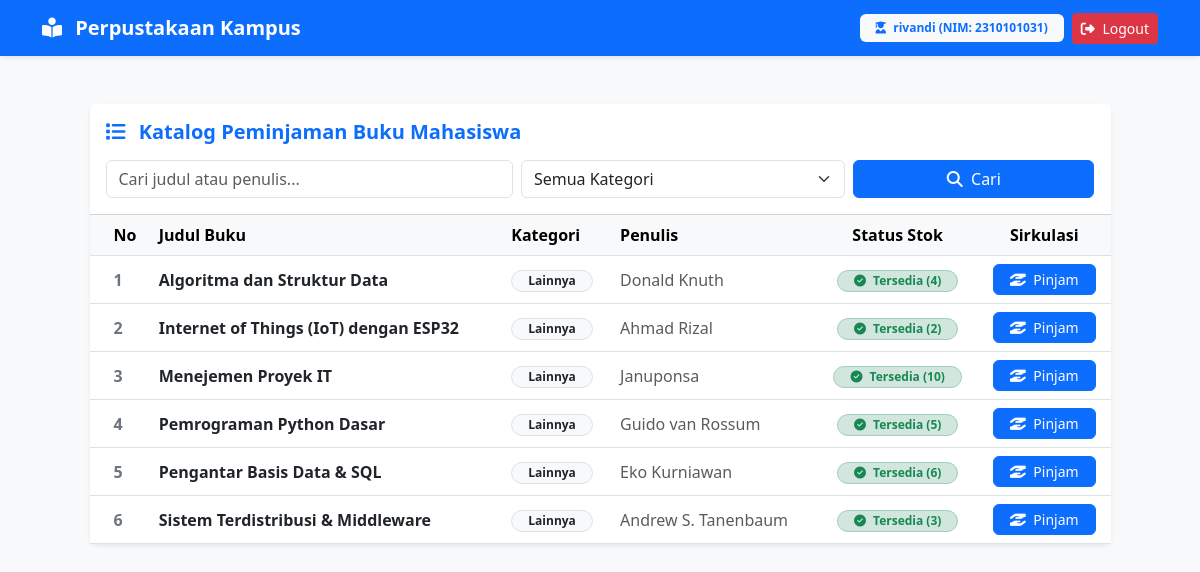
Page / (signed in) on the earlier database version.
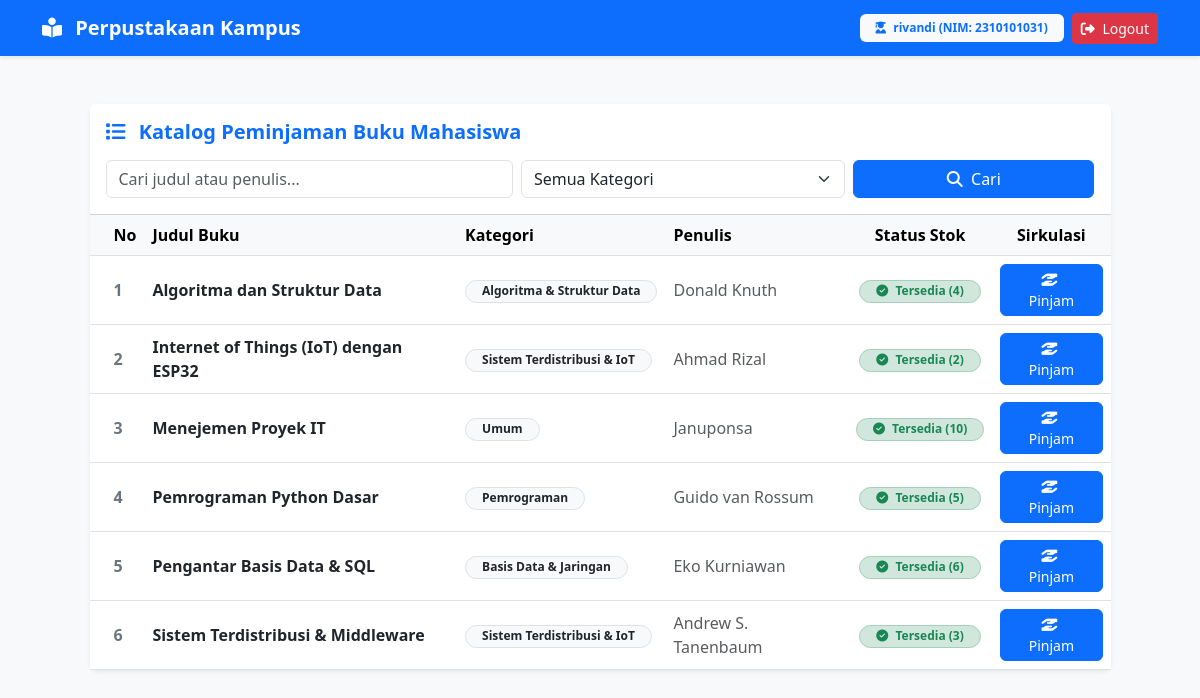
Same page on the later database version.
### tables this page shows
CREATE TABLE buku (
    id INTEGER PRIMARY KEY AUTOINCREMENT,
    judul VARCHAR(150),
    penulis VARCHAR(100),
    stok_total INTEGER,
    stok_tersedia INTEGER
, kategori TEXT NOT NULL DEFAULT 'Lainnya');

### app.py (the view)
@app.route('/')
def beranda():
    if 'user_id' not in session:
        return redirect(url_for('login'))
    if session.get('peran') == 'admin':
        return redirect(url_for('admin_dashboard'))
    kata_kunci = request.args.get('cari', '').strip()
    kategori_filter = request.args.get('kategori', '').strip()
    daftar_kategori = [
        'Pemrograman',
        'Algoritma & Struktur Data',
        'Basis Data & Jaringan',
        'Sistem Terdistribusi & IoT',
        'Umum',
        'Lainnya'
    ]
    conn = get_db_connection()
    query = "SELECT * FROM buku WHERE 1=1"
    params = []
    if kata_kunci:
        query += " AND (judul LIKE ? OR penulis LIKE ?)"
        params.extend([f'%{kata_kunci}%', f'%{kata_kunci}%'])
    if kategori_filter:
        query += " AND kategori = ?"
        params.append(kategori_filter)
    query += " ORDER BY judul ASC"
    daftar_buku = conn.execute(query, params).fetchall()
    conn.close()
    return render_template(
        'index.html',
        daftar_buku=daftar_buku,
        kata_kunci=kata_kunci,
        kategori_filter=kategori_filter,
        daftar_kategori=daftar_kategori
    )

### app.py (called while the page is built)
def get_db_connection():
    conn = sqlite3.connect('perpustakaan.db')
    conn.row_factory = sqlite3.Row
    return conn

### templates/index.html (shortened to what this page needs)
<!DOCTYPE html>
<html lang="id">
<head>
    <link href="https://cdn.jsdelivr.net/npm/bootstrap@5.3.0/dist/css/bootstrap.min.css" rel="stylesheet">
    <link rel="stylesheet" href="https://cdnjs.cloudflare.com/ajax/libs/font-awesome/6.4.0/css/all.min.css">
</head>
<body class="bg-light">
    <nav class="navbar navbar-expand-lg navbar-dark bg-primary shadow-sm">
        <div class="container">
            <a class="navbar-brand fw-bold" href="{{ url_for('beranda') }}">
                <i class="fa-solid fa-book-open-reader me-2"></i>
                Perpustakaan Kampus
            </a>
            <div class="d-flex align-items-center gap-2">
                <span class="badge bg-light text-primary py-2 px-3">
                    <i class="fa-solid fa-user-graduate me-1"></i>
                    {{ session['username'] }} (NIM: {{ session['nim'] }})
                </span>
                <a href="{{ url_for('logout') }}" class="btn btn-danger btn-sm">
                    <i class="fa-solid fa-right-from-bracket me-1"></i> Logout
                </a>
            </div>
        </div>
    </nav>
    <div class="container my-5">
        <div class="row justify-content-center">
            <div class="col-md-11">
                <div class="card shadow-sm border-0 rounded-3">
                    <div class="card-header bg-white py-3">
                        <h5 class="mb-3 fw-bold text-primary">
                            <i class="fa-solid fa-list me-2"></i>
                            Katalog Peminjaman Buku Mahasiswa
                        </h5>
                        <form method="GET" action="{{ url_for('beranda') }}" class="row g-2">
                            <div class="col-md-5">
                                <input type="text" name="cari" class="form-control"
                                    placeholder="Cari judul atau penulis..." value="{{ kata_kunci or '' }}">
                            </div>
                            <div class="col-md-4">
                                <select name="kategori" class="form-select">
                                    <option value="">Semua Kategori</option>
                                </select>
                            </div>
                            <div class="col-md-3 d-flex gap-2">
                                <button class="btn btn-primary flex-grow-1" type="submit">
                                    <i class="fa-solid fa-magnifying-glass me-1"></i> Cari
                                </button>
                            </div>
                        </form>
                    </div>
                    <div class="card-body p-0">
                        <div class="table-responsive">
                            <table class="table table-hover align-middle mb-0">
                                <thead class="table-light">
                                    <tr>
                                        <th class="ps-4">No</th>
                                        <th>Judul Buku</th>
                                        <th>Kategori</th>
                                        <th>Penulis</th>
                                        <th class="text-center">Status Stok</th>
                                        <th class="text-center">Sirkulasi</th>
                                    </tr>
                                </thead>
                                <tbody>
                                    {% for buku in daftar_buku %}
                                    <tr>
                                        <td class="ps-4 fw-bold text-secondary">{{ loop.index }}</td>
                                        <td><div class="fw-bold text-dark">{{ buku['judul'] }}</div></td>
                                        <td>
                                            <span class="badge bg-light text-dark border rounded-pill px-3">
                                                {{ buku['kategori'] or 'Lainnya' }}
                                            </span>
                                        </td>
                                        <td><span class="text-muted">{{ buku['penulis'] }}</span></td>
                                        <td class="text-center">
                                            {% if buku['stok_tersedia'] > 0 %}
                                            <span class="badge bg-success-subtle text-success border border-success-subtle rounded-pill px-3">
                                                <i class="fa-solid fa-circle-check me-1"></i>
                                                Tersedia ({{ buku['stok_tersedia'] }})
                                            </span>
                                            {% else %}
                                            <span class="badge bg-danger-subtle text-danger border border-danger-subtle rounded-pill px-3">
                                                <i class="fa-solid fa-circle-xmark me-1"></i>
                                                Habis Dipinjam
                                            </span>
                                            {% endif %}
                                        </td>
                                        <td class="text-center">
                                            <div class="d-flex justify-content-center gap-2">
                                                <form action="{{ url_for('pinjam_buku', buku_id=buku['id']) }}" method="POST" class="m-0">
                                                    {% if buku['stok_tersedia'] > 0 %}
                                                    <button type="submit" class="btn btn-sm btn-primary rounded-2 px-3">
                                                        <i class="fa-solid fa-hand-holding-hand me-1"></i> Pinjam
                                                    </button>
                                                    {% else %}
                                                    <button type="button" class="btn btn-sm btn-secondary rounded-2 px-3" disabled>
                                                        <i class="fa-solid fa-ban me-1"></i> Habis
                                                    </button>
                                                    {% endif %}
                                                </form>
                                            </div>
                                        </td>
                                    </tr>
                                    {% else %}
                                    <tr>
                                        <td colspan="6" class="text-center py-5 text-muted">
                                            Buku tidak ditemukan.
                                        </td>
                                    </tr>
                                    {% endfor %}
                                </tbody>
                            </table>
                        </div>
                    </div>
                </div>
            </div>
        </div>
    </div>
</body>
</html>

Differences in the rows shown:
changed buku "Algoritma dan Struktur Data": kategori "Lainnya" → "Algoritma & Struktur Data"
changed buku "Internet of Things (IoT) dengan ESP32": kategori "Lainnya" → "Sistem Terdistribusi & IoT"
changed buku "Menejemen Proyek IT": kategori "Lainnya" → "Umum"
changed buku "Pemrograman Python Dasar": kategori "Lainnya" → "Pemrograman"
changed buku "Pengantar Basis Data & SQL": kategori "Lainnya" → "Basis Data & Jaringan"
changed buku "Sistem Terdistribusi & Middleware": kategori "Lainnya" → "Sistem Terdistribusi & IoT"
